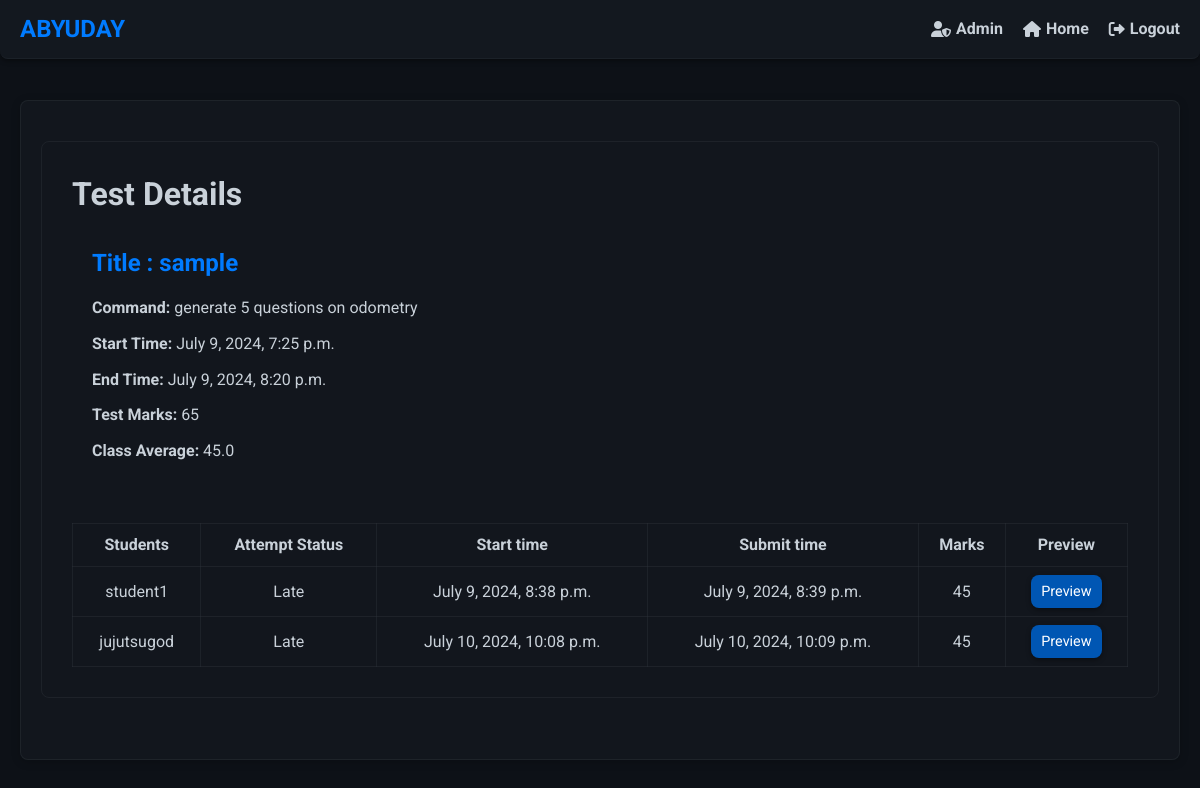
Page /test-dashboard/1/ (signed in) on the committed database.
### firstapp/models.py (models this page shows, shortened)
class Test(models.Model):
    teacher = models.ForeignKey(Teacher, related_name='tests', on_delete=models.CASCADE)
    test_data=models.JSONField()
    display_name = models.CharField(max_length=100)
    test_name=models.CharField(max_length=100)
    test_total_marks=models.PositiveBigIntegerField()
    file_path=models.CharField(max_length=1000)
    start_time=models.DateTimeField()
    end_time=models.DateTimeField()

class Students(models.Model):
    name = models.OneToOneField(User, on_delete=models.CASCADE, limit_choices_to={'groups__name': 'Students'})
    teacher = models.ForeignKey(Teacher, related_name='students',on_delete=models.CASCADE)
    description = models.TextField(blank=True)
    added_at= models.DateTimeField(auto_now_add=True)

class TestAttempt(models.Model):
    student=models.ForeignKey(Students,related_name='test_history',on_delete=models.CASCADE)
    test=models.ForeignKey(Test,related_name='test',on_delete=models.CASCADE)
    Submitted_data=models.JSONField(null=True, default=dict)
    test_marks=models.PositiveBigIntegerField(default=0)
    attempt_start=models.DateTimeField()
    attempt_end=models.DateTimeField(blank=True, null=True)
    class Meta:
        unique_together = ('student' , 'test')

### firstapp/views.py (the view)
# urls.py: path('test-dashboard/<int:pk>/', views.Test_View.as_view(), name='test_dashboard'),
class Test_View(LoginRequiredMixin,PermissionRequiredMixin,DetailView):
    permission_required='firstapp.add_students'
    template_name='firstapp/test_view.html'
    model=Test
    def get_context_data(self, **kwargs: Any) -> dict[str, Any]:
        context= super().get_context_data(**kwargs)
        context["students"]=Students.objects.filter(
            test_history__test=self.object,
        )
        context["test"]=self.object
        context["average"]=TestAttempt.objects.filter(test=self.object).aggregate(Avg('test_marks'))['test_marks__avg']
        return context

### firstapp/templatetags/firstapp_extras.py (called while the page is built)
@register.filter(is_safe=True)
def student_test_start_time(value,arg):
    return TestAttempt.objects.get(student=value,test=arg).attempt_start

@register.filter(is_safe=True)
def student_test_end_time(value,arg):
    return TestAttempt.objects.get(student=value,test=arg).attempt_end

@register.filter(is_safe=True)
def student_test_attempt_marks(value,arg):
    return TestAttempt.objects.get(student=value,test=arg).test_marks

@register.filter(is_safe=True)
def student_test_attempt_status(value,arg):
    correct_attempt=Students.objects.filter(
        test_history__test=arg,
        test_history__attempt_start__lte=arg.end_time
    )
    correct_attempt_names=[i.name.username for i in correct_attempt]
    if value.name.username in correct_attempt_names:
        return "Accepted"
    return "Late"

### firstapp/templates/firstapp/test_view.html (shortened to what this page needs)
{% extends "firstapp/base.html" %}
{% load firstapp_extras %}
{% block body_block %}
<div class="test-details">
<div class="table-responsive">
    <h1>Test Details</h1>
    <div class="info-card">
        <h2>Title : {{ test.display_name }}</h2>
        <p><strong>Command:</strong> {{ test.test_name }}</p>
        <p><strong>Start Time:</strong> {{ test.start_time }}</p>
        <p><strong>End Time:</strong> {{ test.end_time }}</p>
        <p><strong>Test Marks:</strong> {{ test.test_total_marks }}</p>
        <p><strong>Class Average:</strong> {{ average }}</p>
    </div>
    <table class="bordered-table" >
        <thead>
            <tr>
                <th>Students</th>
                <th>Attempt Status</th>
                <th>Start time</th>
                <th>Submit time</th>
                <th>Marks</th>
                <th>Preview</th>
            </tr>
        </thead>
        <tbody>
            {% for student in students %}
                <tr>
                    <td>{{ student.name.username }}</td>
                    <td>{{ student|student_test_attempt_status:test }}</td>
                    <td>{{ student|student_test_start_time:test }}</td>
                    <td>{{ student|student_test_end_time:test }}</td>
                    <td>{{ student|student_test_attempt_marks:test }}</td>
                    <td><a href="{% url 'firstapp:preview-test' id=test.id  stud_id=student.id %}" class="tag-button">Preview</a></td>
                </tr>
            {% endfor %}
        </tbody>
    </table>
</div>
</div>
{% endblock %}

### firstapp/templates/firstapp/base.html (style rules this page uses)
:root { --primary-color: #007bff; --secondary-color: #0056b3; --background-color: #0d1117; --text-color: #c9d1d9; --navbar-bg: rgba(22, 27, 34, 0.8); --navbar-border: rgba(48, 54, 61, 0.3); --shadow-color: rgba(0, 0, 0, 0.4); --radius: 8px; --transition-speed: 0.3s; --hover-bg-color: rgba(33, 38, 45, 0.8); --button-bg-color: rgba(33, 150, 243, 0.7); --button-hover-bg-color: rgba(25, 118, 210, 0.7); --max-width: 1500px; --glass-bg-color: rgba(22, 27, 34, 0.6); --glass-border: rgba(48, 54, 61, 0.4); --glass-shadow: rgba(0, 0, 0, 0.2); }
* { box-sizing: border-box; margin: 0; padding: 0; }
body { font-family: "Roboto", sans-serif; background: var(--background-color); color: var(--text-color); display: flex; flex-direction: column; min-height: 100vh; line-height: 1.6; scroll-behavior: smooth; }
h1, h2, h3 { color: var(--text-color); margin-bottom: 10px; line-height: 1.4; }
p { margin-bottom: 15px; }
button, .tag-button, .update-profile-link { padding: 8px 24px; text-align: center; background-color: var(--button-bg-color); color: #fff; border: none; border-radius: var(--radius); cursor: pointer; transition: background-color var(--transition-speed), transform var(--transition-speed), box-shadow var(--transition-speed); font-size: 1em; box-shadow: 0 2px 5px var(--shadow-color); text-decoration: none; display: inline-block; }

### firstapp/templates/firstapp/test_view.html (style rules this page uses)
.test-details { background: var(--glass-bg); border: 1px solid var(--glass-border); border-radius: var(--radius); padding: 30px; margin-top: 20px; }
.info-card { background: var(--card-bg); border-radius: var(--radius); padding: 20px; margin-bottom: 30px; }
.info-card h2 { color: var(--primary-color); margin-bottom: 15px; }
.info-card p { margin-bottom: 10px; }
.table-responsive { overflow-x: auto; }
.bordered-table { width: 100%; border-collapse: collapse; }
.bordered-table th, .bordered-table td { border: 1px solid var(--glass-border); text-align: center; padding: 8px; }
.bordered-table th { background-color: var(--glass-bg); }
.bordered-table th, .bordered-table td { border: 1px solid var(--glass-border); padding: 8px; }
.tag-button { background-color: var(--secondary-color); color: #fff; padding: 5px 10px; border-radius: var(--radius); text-decoration: none; font-size: 0.9em; transition: background-color var(--transition-speed); }

### rows in the picture
Test: display_name "sample", test_name "generate 5 questions on odometry", start_time "July 9, 2024, 7:25 p.m.", end_time "July 9, 2024, 8:20 p.m.", test_total_marks "65"
Students: name.username "student1", name.username "Late", id.attempt_start "July 9, 2024, 8:38 p.m.", id.attempt_end "July 9, 2024, 8:39 p.m.", id.test_marks "45"
Students: name.username "jujutsugod", name.username "Late", id.attempt_start "July 10, 2024, 10:08 p.m.", id.attempt_end "July 10, 2024, 10:09 p.m.", id.test_marks "45"

### other values in the picture
{{ average }} "45.0"
